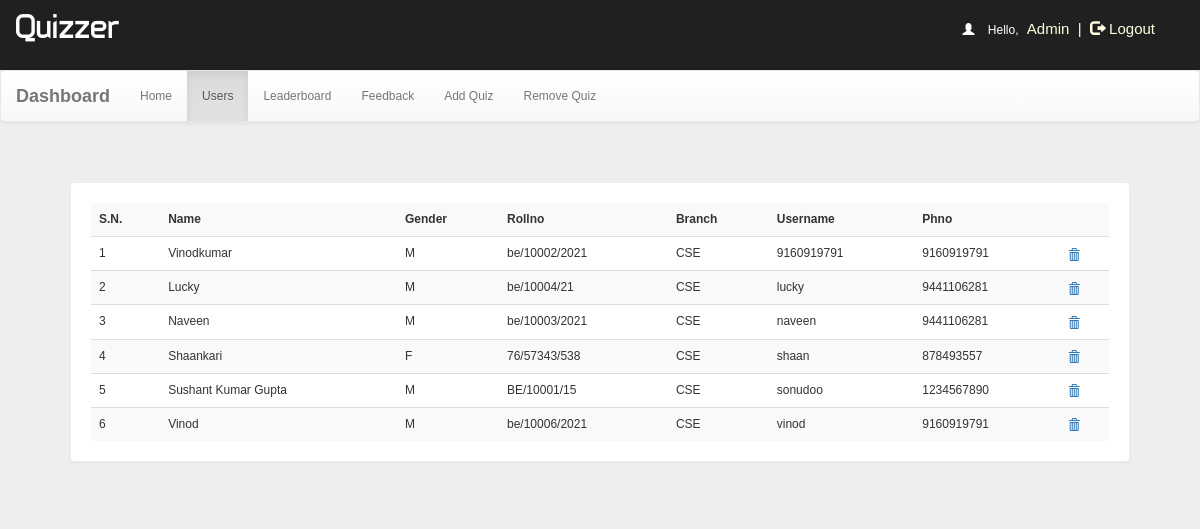
Page /dash.php?q=1 (signed in) on the committed database.
### tables this page shows
CREATE TABLE `user` (
  `id` int(100) NOT NULL,
  `name` varchar(50) NOT NULL,
  `rollno` varchar(20) NOT NULL,
  `branch` varchar(20) NOT NULL,
  `gender` varchar(5) NOT NULL,
  `username` varchar(50) NOT NULL,
  `phno` bigint(20) NOT NULL,
  `password` varchar(50) NOT NULL
);

### dash.php (the view, shortened to what this page needs)
<!DOCTYPE html PUBLIC "-//W3C//DTD XHTML 1.0 Transitional//EN" "http://www.w3.org/TR/xhtml1/DTD/xhtml1-transitional.dtd">
<html xmlns="http://www.w3.org/1999/xhtml">
<head>
<link  rel="stylesheet" href="css/bootstrap.min.css"/>
 <link  rel="stylesheet" href="css/bootstrap-theme.min.css"/>
 <link rel="stylesheet" href="css/main.css">
 <link  rel="stylesheet" href="css/font.css">
</head>
<body  style="background:#eee;">
<body  style="background:#eee;">
<div class="header">
<div class="row">
<div class="col-lg-6">
<span class="logo">Quizzer</span></div>
<?php
include_once 'dbConnection.php';
if (!(isset($_SESSION['username']))  || ($_SESSION['key']) != '54585c506829293a2d4c3b68543b316e2e7a2d277858545a36362e5f39') {
    session_destroy();
    header("location:index.php");
} else {
    $name     = $_SESSION['name'];
    echo '<span class="pull-right top title1" ><span style="color:white"><span class="glyphicon glyphicon-user" aria-hidden="true"></span>&nbsp;&nbsp;&nbsp;&nbsp;Hello,</span> <span class="log log1" style="color:lightyellow">' . $name . '&nbsp;&nbsp;|&nbsp;&nbsp;<a href="logout.php?q=account.php" style="color:lightyellow"><span class="glyphicon glyphicon-log-out" aria-hidden="true"></span>&nbsp;Logout</button></a></span>';
}
?>
</div></div>
<nav class="navbar navbar-default title1">
  <div class="container-fluid">
    <div class="navbar-header">
      <a class="navbar-brand" href="dash.php?q=0"><b>Dashboard</b></a>
    </div>
    <div class="collapse navbar-collapse" id="bs-example-navbar-collapse-1">
      <ul class="nav navbar-nav">
        <li <?php
if (@$_GET['q'] == 0)
    echo 'class="active"';
?>><a href="dash.php?q=0">Home<span class="sr-only">(current)</span></a></li>
        <li <?php
if (@$_GET['q'] == 1)
    echo 'class="active"';
?>><a href="dash.php?q=1">Users</a></li>
    <li <?php
if (@$_GET['q'] == 2)
    echo 'class="active"';
?>><a href="dash.php?q=2">Leaderboard</a></li>
    <li <?php
if (@$_GET['q'] == 3)
    echo 'class="active"';
?>><a href="dash.php?q=3">Feedback</a></li>
        <li <?php
if (@$_GET['q'] == 4)
    echo 'class="active"';
?>><a href="dash.php?q=4">Add Quiz</a></li>
        <li <?php
if (@$_GET['q'] == 5)
    echo 'class="active"';
?>><a href="dash.php?q=5">Remove Quiz</a></li>
      </ul>
          </div>
  </div>
</nav>
<div class="container">
<div class="row">
<div class="col-md-12">
<?php
if (@$_GET['q'] == 1) {
    $result = mysqli_query($con, "SELECT * FROM user") or die('Error');
    echo '<div class="panel"><table class="table table-striped title1">
<tr><td style="vertical-align:middle"><b>S.N.</b></td><td style="vertical-align:middle"><b>Name</b></td><td style="vertical-align:middle"><b>Gender</b></td><td style="vertical-align:middle"><b>Rollno</b></td><td style="vertical-align:middle"><b>Branch</b></td><td style="vertical-align:middle"><b>Username</b></td><td style="vertical-align:middle"><b>Phno</b></td><td style="vertical-align:middle"></td></tr>';
    $c = 1;
    while ($row = mysqli_fetch_array($result)) {
        $name      = $row['name'];
        $phno      = $row['phno'];
        $gender    = $row['gender'];
        $rollno    = $row['rollno'];
        $branch    = $row['branch'];
        $username1 = $row['username'];
        echo '<tr><td style="vertical-align:middle">' . $c++ . '</td><td style="vertical-align:middle">' . $name . '</td><td style="vertical-align:middle">' . $gender . '</td><td style="vertical-align:middle">' . $rollno . '</td><td style="vertical-align:middle">' . $branch . '</td><td style="vertical-align:middle">' . $username1 . '</td><td style="vertical-align:middle">' . $phno . '</td>
  <td style="vertical-align:middle"><a title="Delete User" href="update.php?dusername=' . $username1 . '"><b><span class="glyphicon glyphicon-trash" aria-hidden="true"></span></b></a></td></tr>';
    }
    echo '</table></div>';
}
?>
</div>
</div></div>
</body>
</html>

### css/main.css (style rules this page uses)
body { overflow-x:hidden;width:100%;font: 12px "Century Gothic", "Times Roman", sans-serif;background:#eee;min-height:550px;background-attachment:fixed; }
.panel { border-color:#eee;margin:40px;padding:20px;font: 15px "Century Gothic", "Times Roman", sans-serif; }
.header { background:#202020;height:70px; }
.logo { font-family:'typo';font-size:35px;color:#ffffff;margin:15px; }
.title1 { font: 12px "Century Gothic", "Times Roman", sans-serif; }
.top { margin-top:20px; }
.log1 { font: 15px 'Ubuntu', sans-serif;color:#0000ff;margin-left:10px; }
.log { margin:10px;margin-right:60px;margin-left:5px;color:#ffffb3;text-decoration:none;font-size:20px;font-size:15px; }

### rows in the picture
user: name "Vinodkumar", gender "M", rollno "be/10002/2021", branch "CSE", username "9160919791", phno "9160919791"
user: name "Lucky", gender "M", rollno "be/10004/21", branch "CSE", username "lucky", phno "9441106281"
user: name "Naveen", gender "M", rollno "be/10003/2021", branch "CSE", username "naveen", phno "9441106281"
user: name "Shaankari", gender "F", rollno "76/57343/538", branch "CSE", username "shaan", phno "878493557"
user: name "Sushant Kumar Gupta", gender "M", rollno "BE/10001/15", branch "CSE", username "sonudoo", phno "1234567890"
user: name "Vinod", gender "M", rollno "be/10006/2021", branch "CSE", username "vinod", phno "9160919791"

### other values in the picture
$name "Admin"
